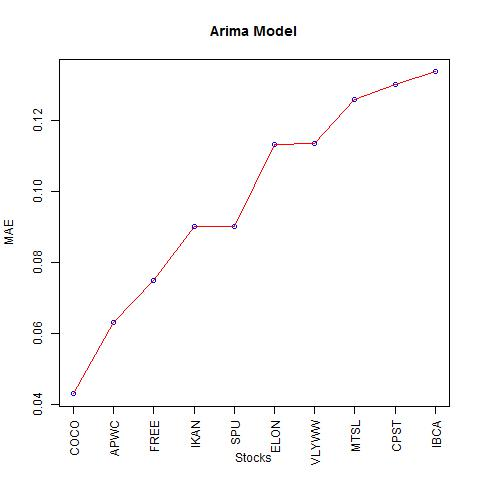

This figure's R source:
# =====================================================================
# CSE587
# Author: Ishan Bhatt
# Email: [email redacted]
# =====================================================================

# need to install the following two packages in CCR(at least)
# install.packages("forecast")
# install.packages("fpp")
# data path /gpfs/courses/cse587/spring2015/data/hw2/data

library(forecast)
library(fpp)
library(R.utils)
# need to read the stocklist, and loop all files
stocklist = read.table("/gpfs/courses/cse587/spring2015/data/hw2/stocklist.txt")
stocklist = t(stocklist)
error = c()
name = c()
for(j in 1:length(stocklist)){
  if(stocklist[j]=="ULTAInc.") {
    stocklist[j] = "ULTA"
  }
  if(stocklist[j]=="JASOLtd."){
    stocklist[j] = "JASO"
  } 
  filename = paste("/gpfs/courses/cse587/spring2015/data/hw2/data/",stocklist[j],".csv",sep="")
  # if file is not empty and has 755 lines

  if(file.info(filename)[1]>0 && countLines(filename)==755) {   
 
    # read one csv file into variable (DO NOT EDIT)
    textData=read.csv(file=filename, header=T)
    
    # convert txt data to time-series data, in day unit (DO NOT EDIT)
    tsData = ts(rev(textData$Adj.Close),start=c(2012, 1),frequency=365)
    
    # define train data (DO NOT EDIT)
    trainData = window(tsData, end=c(2014,14))
    
    # define test data (DO NOT EDIT)
    testData = window(tsData, start=c(2014,15))
    
    # MAE row vector (DO NOT EDIT)
    MAE_arima = matrix(NA,1,length(testData))
    # apply ARIMA model (DO NOT EDIT)
    fitData_arima = auto.arima(trainData)
    
    # apply forecast(DO NOT EDIT)
    forecastData_arima = forecast(fitData_arima, h=length(testData))
    # calculate Mean Absolute Error 
    for(i in 1:length(testData))
    {
      MAE_arima[1,i] = abs(forecastData_arima$mean[i] - testData[i])
    }
    error = c(error,sum(MAE_arima[1,1:10]))
    name = c(name, stocklist[j])
  }
}
arima_list = data.frame(name, error)
arima_list = arima_list[order(error),]
rownames(arima_list) = NULL
#print results
print("The top 10 minimum sum of MAE using Arima are:")
print(arima_list[1:10,])
# plot graph
jpeg("/gpfs/courses/cse587/spring2015/students/ishanbha/hw2/arima.jpg")
plot(arima_list$error[1:10],col="blue",ylab="MAE", xlab="Stocks",xaxt="n")
lines(arima_list$error[1:10], col="red")
title(main="Arima Model")
axis(1,at=1:10,labels=arima_list$name[1:10],las=2)
dev.off()
